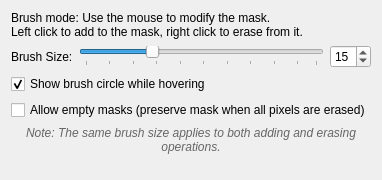
<?xml version="1.0" encoding="UTF-8"?>
<ui version="4.0">
 <class>MaskBrushSelectionWidget</class>
 <widget class="QWidget" name="MaskBrushSelectionWidget">
  <property name="geometry">
   <rect>
    <x>0</x>
    <y>0</y>
    <width>365</width>
    <height>180</height>
   </rect>
  </property>
  <property name="windowTitle">
   <string>Form</string>
  </property>
  <layout class="QVBoxLayout" name="verticalLayout">
   <item>
    <widget class="QLabel" name="descriptionLabel">
     <property name="text">
      <string>Brush mode: Use the mouse to modify the mask.
Left click to add to the mask, right click to erase from it.</string>
     </property>
     <property name="wordWrap">
      <bool>true</bool>
     </property>
    </widget>
   </item>
   <item>
    <layout class="QHBoxLayout" name="horizontalLayout">
     <item>
      <widget class="QLabel" name="brushSizeLabel">
       <property name="text">
        <string>Brush Size:</string>
       </property>
      </widget>
     </item>
     <item>
      <widget class="QSlider" name="brushSizeSlider">
       <property name="minimum">
        <number>1</number>
       </property>
       <property name="maximum">
        <number>50</number>
       </property>
       <property name="value">
        <number>15</number>
       </property>
       <property name="orientation">
        <enum>Qt::Orientation::Horizontal</enum>
       </property>
       <property name="tickPosition">
        <enum>QSlider::TickPosition::TicksBelow</enum>
       </property>
       <property name="tickInterval">
        <number>5</number>
       </property>
      </widget>
     </item>
     <item>
      <widget class="QSpinBox" name="brushSizeSpinBox">
       <property name="minimum">
        <number>1</number>
       </property>
       <property name="maximum">
        <number>50</number>
       </property>
       <property name="value">
        <number>15</number>
       </property>
      </widget>
     </item>
    </layout>
   </item>
   <item>
    <widget class="QCheckBox" name="showCircleCheckbox">
     <property name="text">
      <string>Show brush circle while hovering</string>
     </property>
     <property name="checked">
      <bool>true</bool>
     </property>
    </widget>
   </item>
   <item>
    <widget class="QCheckBox" name="allowEmptyMaskCheckbox">
     <property name="toolTip">
      <string>When enabled, masks will be preserved even when all pixels are erased, useful for creating negative labels for semantic segmentation</string>
     </property>
     <property name="text">
      <string>Allow empty masks (preserve mask when all pixels are erased)</string>
     </property>
     <property name="checked">
      <bool>false</bool>
     </property>
    </widget>
   </item>
   <item>
    <widget class="QLabel" name="infoLabel">
     <property name="styleSheet">
      <string>font-style: italic; color: #666;</string>
     </property>
     <property name="text">
      <string>Note: The same brush size applies to both adding and erasing operations.</string>
     </property>
     <property name="alignment">
      <set>Qt::AlignmentFlag::AlignCenter</set>
     </property>
     <property name="wordWrap">
      <bool>true</bool>
     </property>
    </widget>
   </item>
   <item>
    <spacer name="verticalSpacer">
     <property name="orientation">
      <enum>Qt::Orientation::Vertical</enum>
     </property>
     <property name="sizeHint" stdset="0">
      <size>
       <width>20</width>
       <height>40</height>
      </size>
     </property>
    </spacer>
   </item>
  </layout>
 </widget>
 <resources/>
 <connections/>
</ui>
